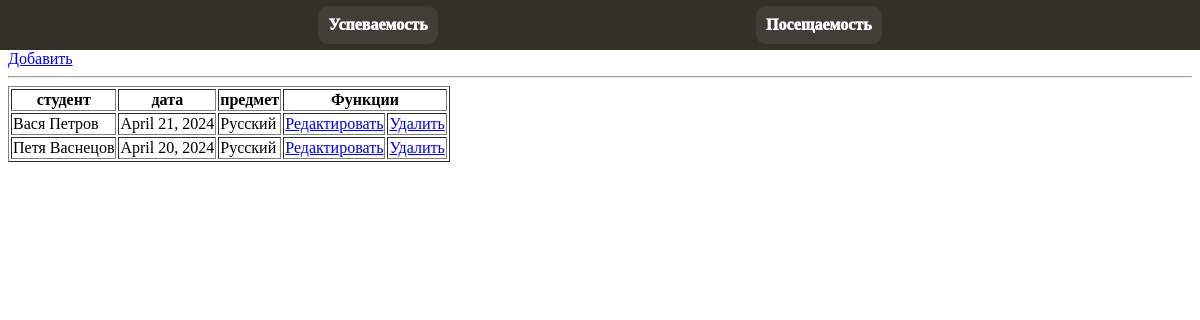
The page /attendance/ on the database its author committed.
### grades/models.py (models this page shows)
class Attendance(models.Model):
    student = models.ForeignKey(Student, on_delete=models.CASCADE)
    date = models.DateField(default=datetime.now())
    subject = models.ForeignKey(Subject, on_delete=models.CASCADE)

class Student(models.Model):
    name = models.CharField(max_length=255)
    def __str__(self):
        return self.name

class Subject(models.Model):
    title = models.CharField(max_length=255)
    def __str__(self):
        return self.title

### attendance/views.py (the view)
# urls.py: path('', views.index, name='attendance-index'),
def index(request):
    context = {
        'attendance': Attendance.objects.all(),
        'form': AttendanceForm
    }
    return render(request, 'attendance/index.html' ,context)

### attendance/templates/attendance/index.html
{% extends 'attendance/base.html' %}
{% block 'content' %}
    <a href="{%url 'attendance-create'%}">Добавить</a>
        <hr>
    <form method="post">
        <table border>
            <thead>
            {% for field in form %}
                <th>{{field.label}}</th>
            {% endfor %}
            <th colspan="2">Функции</th>
            </thead>
            <tbody>
                {% for att in attendance %}
                <tr>
                    <td>{{att.student}}</td>
                    <td>{{att.date}}</td>
                    <td>{{att.subject}}</td>
                    <td><a href="{% url 'attendance-update' att.id %}">Редактировать</a></td>
                    <td><a href="{% url 'attendance-delete' att.id %}">Удалить</a></td>
                </tr>
                {% endfor %}
            </tbody>
        </table>
    </form>
{% endblock %}

### rows shown on the page
Attendance: student "Вася Петров", date "April 21, 2024", subject "Русский"
Attendance: student "Петя Васнецов", date "April 20, 2024", subject "Русский"

### other values the page prints
{{ field.label }} "студент" "дата" "предмет"
